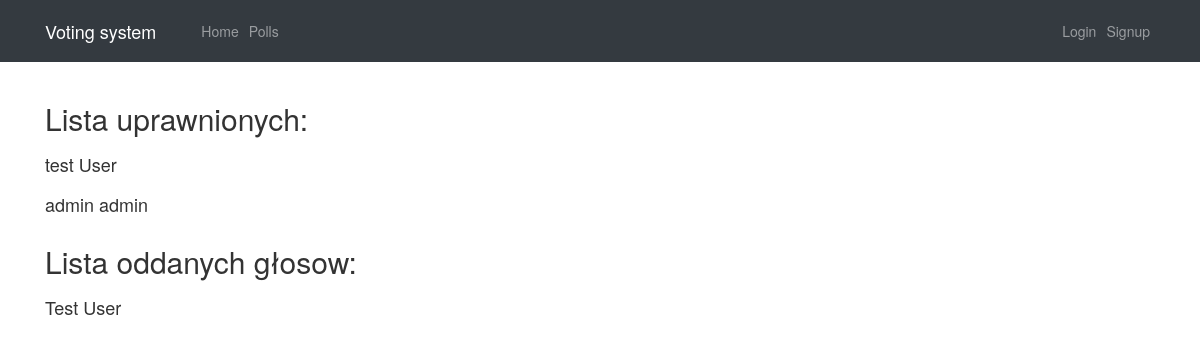
/polls/1/voters, run on an earlier commit of the app's database.
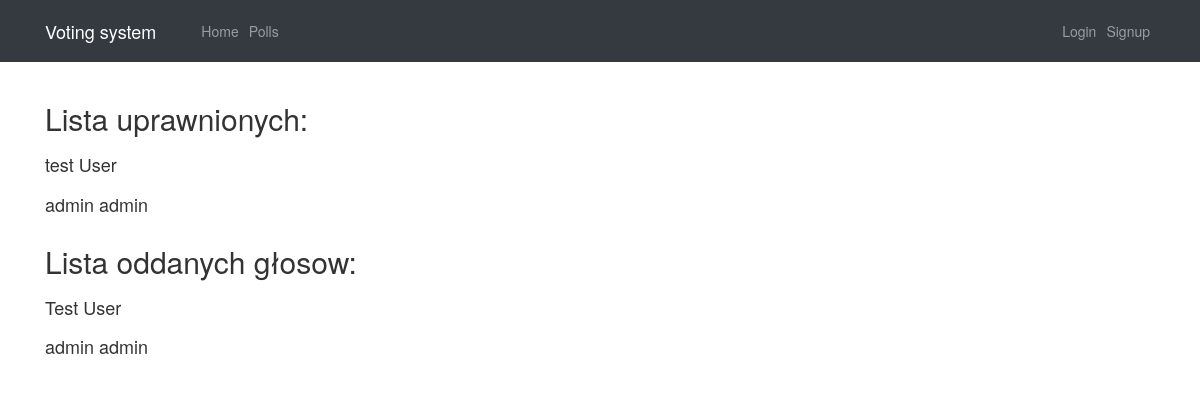
And on a later commit of the database.
### polls/models.py (models this page shows, shortened)
class Uprawniony(models.Model):
    osoba = models.ForeignKey(get_user_model(), on_delete=models.CASCADE, null=True)
    wybor = models.ForeignKey(Wybor, on_delete=models.CASCADE, unique=False)
    class Meta:
        verbose_name_plural = "Uprawnieni"

class Oddany_glos(models.Model):
    author = models.ForeignKey(get_user_model(), on_delete=models.CASCADE, null=True)
    dataOddaniaGlosu = models.DateTimeField('data oddania glosu')
    wybor = models.ForeignKey(Wybor, on_delete=models.CASCADE)
    class Meta:
        verbose_name_plural = "Oddane_głosy"

### polls/views.py (the view)
# urls.py: path('<int:pk>/voters', views.AuthorizedListsView.as_view(), name='voters'),
class AuthorizedListsView(generic.DetailView):
    model = Wybor
    template_name = 'polls/authorized.html'

### polls/templatetags/some_math.py (called while the page is built)
@register.filter(name='div')
def div(value, arg):
    try:
        value = int(value)
        arg = int(arg)
        if arg:
            return value / arg
    except:
        pass
    return ''

@register.filter(name='div')
def mul(value, arg):
    try:
        value = int(value)
        arg = int(arg)
        if arg:
            return value * arg
    except:
        pass
    return ''

### polls/templates/polls/authorized.html
{% extends 'base.html' %}
{% load static %}
{% load some_math %}
{% block content %}
{% with wybor.uprawniony_set.all as voters %}
{% with wybor.oddany_glos_set.all as votes %}
{% if voters|first is None %}
<div class="row">
    <div class="col-lg-6">
        <h2>No voters are authorized.</h2>
    </div>
</div>
{% else %}
<div class="row">
    <div class="col-lg-6">
    <h2>Lista uprawnionych:</h2>
    </div>
</div>
<div class="row">
    <div class="col-lg-6">
        {% for x in voters %}
        <div class="row">
            <div class="col-lg-12">
                    <h4>{{x.osoba.first_name}} {{x.osoba.last_name}}</h4>
            </div>
        </div>
        {% endfor %}
    </div>
</div>
<div class="row">
        <div class="col-lg-6">
        <h2>Lista oddanych głosow:</h2>
        </div>
</div>
<div class="row">
        <div class="col-lg-6">
            {% for y in votes %}
            <div class="row">
                <div class="col-lg-12">
                        <h4>{{y.author.first_name}} {{y.author.last_name}}</h4>
                </div>
            </div>
            {% endfor %}
    </div>
</div>
{% endif %}
{% endwith %}
{% endwith %}
{% endblock %}

What changed in the data, as far as the page shows it:
added Oddany_glos: author.first_name "admin", author.last_name "admin"
